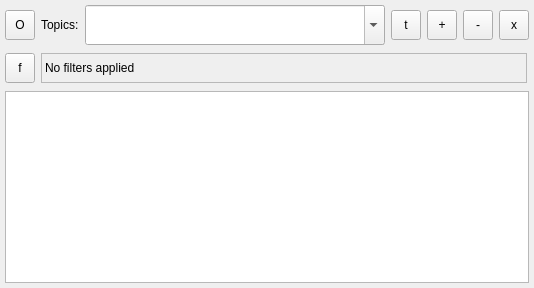
         <widget class="QWidget" name="tab_consumer">
          <attribute name="title">
           <string>Consumer</string>
          </attribute>
          <layout class="QVBoxLayout" name="verticalLayout_11">
           <property name="leftMargin">
            <number>5</number>
           </property>
           <property name="topMargin">
            <number>5</number>
           </property>
           <property name="rightMargin">
            <number>5</number>
           </property>
           <property name="bottomMargin">
            <number>5</number>
           </property>
           <item>
            <layout class="QGridLayout" name="gridLayout_9">
             <item row="0" column="1">
              <widget class="QLabel" name="lbl_cons_topics">
               <property name="text">
                <string>Topics:</string>
               </property>
              </widget>
             </item>
             <item row="0" column="6">
              <widget class="QToolButton" name="tbtn_cons_clear_topics">
               <property name="minimumSize">
                <size>
                 <width>30</width>
                 <height>30</height>
                </size>
               </property>
               <property name="maximumSize">
                <size>
                 <width>30</width>
                 <height>30</height>
                </size>
               </property>
               <property name="toolTip">
                <string>Clear all topics from the list</string>
               </property>
               <property name="text">
                <string>x</string>
               </property>
               <property name="iconSize">
                <size>
                 <width>24</width>
                 <height>24</height>
                </size>
               </property>
              </widget>
             </item>
             <item row="0" column="0">
              <widget class="QToolButton" name="tbtn_cons_connect">
               <property name="minimumSize">
                <size>
                 <width>30</width>
                 <height>30</height>
                </size>
               </property>
               <property name="maximumSize">
                <size>
                 <width>30</width>
                 <height>30</height>
                </size>
               </property>
               <property name="toolTip">
                <string>Start consuming from the selected Kafka topics</string>
               </property>
               <property name="text">
                <string>O</string>
               </property>
               <property name="iconSize">
                <size>
                 <width>24</width>
                 <height>24</height>
                </size>
               </property>
              </widget>
             </item>
             <item row="0" column="4">
              <widget class="QToolButton" name="tbtn_cons_add_topics">
               <property name="minimumSize">
                <size>
                 <width>30</width>
                 <height>30</height>
                </size>
               </property>
               <property name="maximumSize">
                <size>
                 <width>30</width>
                 <height>30</height>
                </size>
               </property>
               <property name="toolTip">
                <string>Add topic to the list</string>
               </property>
               <property name="text">
                <string>+</string>
               </property>
               <property name="iconSize">
                <size>
                 <width>24</width>
                 <height>24</height>
                </size>
               </property>
              </widget>
             </item>
             <item row="0" column="2">
              <widget class="HComboBox" name="cmb_cons_topics">
               <property name="sizePolicy">
                <sizepolicy hsizetype="Expanding" vsizetype="Fixed">
                 <horstretch>0</horstretch>
                 <verstretch>0</verstretch>
                </sizepolicy>
               </property>
               <property name="minimumSize">
                <size>
                 <width>300</width>
                 <height>40</height>
                </size>
               </property>
               <property name="toolTip">
                <string>Select or type a new kafka topic</string>
               </property>
               <property name="layoutDirection">
                <enum>Qt::LeftToRight</enum>
               </property>
               <property name="editable">
                <bool>true</bool>
               </property>
               <property name="insertPolicy">
                <enum>QComboBox::InsertAtTop</enum>
               </property>
               <property name="minimumContentsLength">
                <number>0</number>
               </property>
               <property name="iconSize">
                <size>
                 <width>24</width>
                 <height>24</height>
                </size>
               </property>
              </widget>
             </item>
             <item row="0" column="5">
              <widget class="QToolButton" name="tbtn_cons_del_topics">
               <property name="minimumSize">
                <size>
                 <width>30</width>
                 <height>30</height>
                </size>
               </property>
               <property name="maximumSize">
                <size>
                 <width>30</width>
                 <height>30</height>
                </size>
               </property>
               <property name="toolTip">
                <string>Remove topic from the list</string>
               </property>
               <property name="text">
                <string>-</string>
               </property>
               <property name="iconSize">
                <size>
                 <width>24</width>
                 <height>24</height>
                </size>
               </property>
              </widget>
             </item>
             <item row="0" column="3">
              <widget class="QToolButton" name="tbtn_cons_find_topics">
               <property name="minimumSize">
                <size>
                 <width>30</width>
                 <height>30</height>
                </size>
               </property>
               <property name="maximumSize">
                <size>
                 <width>30</width>
                 <height>30</height>
                </size>
               </property>
               <property name="toolTip">
                <string>Add topic to the list</string>
               </property>
               <property name="text">
                <string>t</string>
               </property>
               <property name="iconSize">
                <size>
                 <width>24</width>
                 <height>24</height>
                </size>
               </property>
              </widget>
             </item>
            </layout>
           </item>
           <item>
            <widget class="QFrame" name="frame">
             <property name="frameShape">
              <enum>QFrame::NoFrame</enum>
             </property>
             <property name="frameShadow">
              <enum>QFrame::Plain</enum>
             </property>
             <layout class="QHBoxLayout" name="horizontalLayout">
              <property name="leftMargin">
               <number>0</number>
              </property>
              <property name="topMargin">
               <number>2</number>
              </property>
              <property name="rightMargin">
               <number>2</number>
              </property>
              <property name="bottomMargin">
               <number>2</number>
              </property>
              <item>
               <widget class="QToolButton" name="tbtn_cons_filters">
                <property name="minimumSize">
                 <size>
                  <width>30</width>
                  <height>30</height>
                 </size>
                </property>
                <property name="maximumSize">
                 <size>
                  <width>30</width>
                  <height>30</height>
                 </size>
                </property>
                <property name="toolTip">
                 <string>Add a message filter</string>
                </property>
                <property name="text">
                 <string>f</string>
                </property>
                <property name="iconSize">
                 <size>
                  <width>24</width>
                  <height>24</height>
                 </size>
                </property>
               </widget>
              </item>
              <item>
               <widget class="QLabel" name="lbl_cons_filters">
                <property name="frameShape">
                 <enum>QFrame::StyledPanel</enum>
                </property>
                <property name="frameShadow">
                 <enum>QFrame::Sunken</enum>
                </property>
                <property name="text">
                 <string>No filters applied</string>
                </property>
               </widget>
              </item>
             </layout>
            </widget>
           </item>
           <item>
            <widget class="HTableView" name="tbl_consumer">
             <property name="contextMenuPolicy">
              <enum>Qt::CustomContextMenu</enum>
             </property>
             <property name="toolTip">
              <string>Current consumed Kafka messages</string>
             </property>
             <property name="showDropIndicator" stdset="0">
              <bool>false</bool>
             </property>
             <property name="dragDropOverwriteMode">
              <bool>false</bool>
             </property>
             <property name="sortingEnabled">
              <bool>true</bool>
             </property>
             <attribute name="horizontalHeaderCascadingSectionResizes">
              <bool>true</bool>
             </attribute>
             <attribute name="horizontalHeaderMinimumSectionSize">
              <number>24</number>
             </attribute>
             <attribute name="verticalHeaderDefaultSectionSize">
              <number>24</number>
             </attribute>
             <attribute name="verticalHeaderMinimumSectionSize">
              <number>18</number>
             </attribute>
             <attribute name="verticalHeaderShowSortIndicator" stdset="0">
              <bool>false</bool>
             </attribute>
             <attribute name="verticalHeaderStretchLastSection">
              <bool>false</bool>
             </attribute>
            </widget>
           </item>
          </layout>
         </widget>
